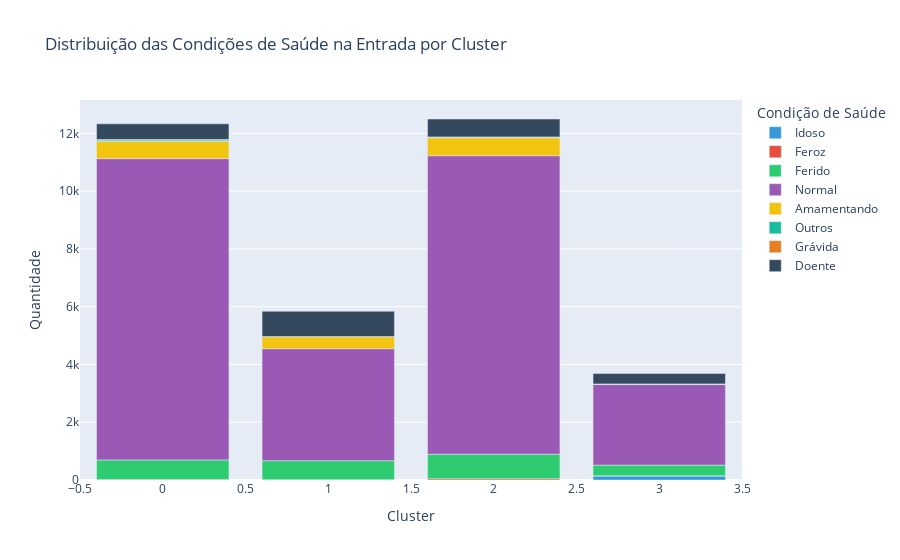

The notebook cell this image was saved under:
### Code cell
# Importar as bibliotecas necessárias
import pandas as pd
import plotly.express as px
from sklearn.cluster import KMeans

# Definir a escala de cores personalizada
color_scale = ['#3498db', '#e74c3c', '#2ecc71', '#9b59b6', '#f1c40f', '#1abc9c', '#e67e22', '#34495e', '#ff6b6b', '#48dbfb']

# Carregar o dataset escalado (reutilizando já escalado do notebook 1)
dataset_path = '../data/scaled_ACC_INTAKES_OUTCOMES.parquet'
data_scaled = pd.read_parquet(dataset_path)

# Definir o número de clusters
n_clusters = 4

# Selecionar as features para o KMeans
cluster_features_scaled = [
    "age_upon_intake_(years)_scaled",
    "age_upon_outcome_(years)_scaled",
    "time_in_shelter_days_scaled",
    "outcome_type_Adoption       ",
    "outcome_type_Died           ",
    "outcome_type_Euthanasia     ",
    "outcome_type_Missing        ",
    "outcome_type_Return to Owner",
    "outcome_type_Transfer       ",
    "sex_upon_outcome_Intact Female",
    "sex_upon_outcome_Intact Male  ",
    "sex_upon_outcome_Neutered Male",
    "sex_upon_outcome_Spayed Female",
    "sex_upon_outcome_Unknown      ",
    "animal_type_Bir",
    "animal_type_Cat",
    "animal_type_Dog",
    "animal_type_Oth",
    "intake_condition_Aged   ",
    "intake_condition_Feral  ",
    "intake_condition_Injured",
    "intake_condition_Normal ",
    "intake_condition_Nursing",
    "intake_condition_Other  ",
    "intake_condition_Pregnan",
    "intake_condition_Sick   ",
    "sex_upon_intake_Intact Female",
    "sex_upon_intake_Intact Male  ",
    "sex_upon_intake_Neutered Male",
    "sex_upon_intake_Spayed Female",
    "sex_upon_intake_Unknown      ",
    "is_mix_breed",
    "color_Black",
    "color_Brown/Chocolate",
    "color_Gray/Blue",
    "color_Other_Colors",
    "color_Patterned",
    "color_Red/Orange",
    "color_White",
    "color_Yellow/Gold/Cream"    
]

# Criar o modelo KMeans e adicionar os clusters ao dataframe
kmeans = KMeans(n_clusters=n_clusters, random_state=42)
clusters = kmeans.fit_predict(data_scaled[cluster_features_scaled])

# Adicionar a coluna 'cluster' ao dataframe
data_scaled['cluster'] = clusters

# Filtrar as colunas relevantes para as condições de saúde na entrada
intake_condition_columns = [
    "intake_condition_Aged   ",
    "intake_condition_Feral  ",
    "intake_condition_Injured",
    "intake_condition_Normal ",
    "intake_condition_Nursing",
    "intake_condition_Other  ",
    "intake_condition_Pregnan",
    "intake_condition_Sick   "
]

# Criar um dicionário para mapear os nomes das colunas para as legendas desejadas
intake_condition_labels = {
    'intake_condition_Aged   ': 'Idoso',
    'intake_condition_Feral  ': 'Feroz',
    'intake_condition_Injured': 'Ferido',
    'intake_condition_Normal ': 'Normal',
    'intake_condition_Nursing': 'Amamentando',
    'intake_condition_Other  ': 'Outros',
    'intake_condition_Pregnan': 'Grávida',
    'intake_condition_Sick   ': 'Doente'
}

# Criar o dataframe para o gráfico de barras empilhadas
intake_condition_data = data_scaled.groupby('cluster')[intake_condition_columns].sum().reset_index()

# Renomear as colunas de acordo com as legendas desejadas
intake_condition_data = intake_condition_data.rename(columns=intake_condition_labels)

# Converter o dataframe para um formato longo para facilitar o uso com Plotly
intake_condition_data_melted = intake_condition_data.melt(id_vars='cluster', 
                                                          value_vars=list(intake_condition_labels.values()), 
                                                          var_name='Condição de Saúde', 
                                                          value_name='Quantidade')

# Criar o gráfico de barras empilhadas usando Plotly
fig_intake_condition_stacked_bar = px.bar(
    intake_condition_data_melted, 
    x='cluster', 
    y='Quantidade', 
    color='Condição de Saúde', 
    color_discrete_sequence=color_scale[:len(intake_condition_labels)], 
    labels={'cluster': 'Cluster', 'Quantidade': 'Quantidade'},
    title='Distribuição das Condições de Saúde na Entrada por Cluster'
)

# Exibir o gráfico
fig_intake_condition_stacked_bar.show()

### Figure 1 — Plotly figure (JSON) as saved in the notebook; plotly's stock layout.template omitted (floating-point values rounded to 4 significant figures)
{"data": [{"alignmentgroup": "True", "hovertemplate": "Condição de Saúde=Idoso<br>Cluster=%{x}<br>Quantidade=%{y}<extra></extra>", "legendgroup": "Idoso", "marker": {"color": "#3498db", "pattern": {"shape": ""}}, "name": "Idoso", "offsetgroup": "Idoso", "orientation": "v", "showlegend": true, "textposition": "auto", "type": "bar", "x": [0, 1, 2, 3], "xaxis": "x", "y": [0, 4, 0, 141], "yaxis": "y"}, {"alignmentgroup": "True", "hovertemplate": "Condição de Saúde=Feroz<br>Cluster=%{x}<br>Quantidade=%{y}<extra></extra>", "legendgroup": "Feroz", "marker": {"color": "#e74c3c", "pattern": {"shape": ""}}, "name": "Feroz", "offsetgroup": "Feroz", "orientation": "v", "showlegend": true, "textposition": "auto", "type": "bar", "x": [0, 1, 2, 3], "xaxis": "x", "y": [18, 7, 43, 6], "yaxis": "y"}, {"alignmentgroup": "True", "hovertemplate": "Condição de Saúde=Ferido<br>Cluster=%{x}<br>Quantidade=%{y}<extra></extra>", "legendgroup": "Ferido", "marker": {"color": "#2ecc71", "pattern": {"shape": ""}}, "name": "Ferido", "offsetgroup": "Ferido", "orientation": "v", "showlegend": true, "textposition": "auto", "type": "bar", "x": [0, 1, 2, 3], "xaxis": "x", "y": [677, 659, 849, 368], "yaxis": "y"}, {"alignmentgroup": "True", "hovertemplate": "Condição de Saúde=Normal<br>Cluster=%{x}<br>Quantidade=%{y}<extra></extra>", "legendgroup": "Normal", "marker": {"color": "#9b59b6", "pattern": {"shape": ""}}, "name": "Normal", "offsetgroup": "Normal", "orientation": "v", "showlegend": true, "textposition": "auto", "type": "bar", "x": [0, 1, 2, 3], "xaxis": "x", "y": [10431, 3876, 10335, 2790], "yaxis": "y"}, {"alignmentgroup": "True", "hovertemplate": "Condição de Saúde=Amamentando<br>Cluster=%{x}<br>Quantidade=%{y}<extra></extra>", "legendgroup": "Amamentando", "marker": {"color": "#f1c40f", "pattern": {"shape": ""}}, "name": "Amamentando", "offsetgroup": "Amamentando", "orientation": "v", "showlegend": true, "textposition": "auto", "type": "bar", "x": [0, 1, 2, 3], "xaxis": "x", "y": [599, 415, 622, 0], "yaxis": "y"}, {"alignmentgroup": "True", "hovertemplate": "Condição de Saúde=Outros<br>Cluster=%{x}<br>Quantidade=%{y}<extra></extra>", "legendgroup": "Outros", "marker": {"color": "#1abc9c", "pattern": {"shape": ""}}, "name": "Outros", "offsetgroup": "Outros", "orientation": "v", "showlegend": true, "textposition": "auto", "type": "bar", "x": [0, 1, 2, 3], "xaxis": "x", "y": [42, 4, 24, 19], "yaxis": "y"}, {"alignmentgroup": "True", "hovertemplate": "Condição de Saúde=Grávida<br>Cluster=%{x}<br>Quantidade=%{y}<extra></extra>", "legendgroup": "Grávida", "marker": {"color": "#e67e22", "pattern": {"shape": ""}}, "name": "Grávida", "offsetgroup": "Grávida", "orientation": "v", "showlegend": true, "textposition": "auto", "type": "bar", "x": [0, 1, 2, 3], "xaxis": "x", "y": [20, 0, 5, 2], "yaxis": "y"}, {"alignmentgroup": "True", "hovertemplate": "Condição de Saúde=Doente<br>Cluster=%{x}<br>Quantidade=%{y}<extra></extra>", "legendgroup": "Doente", "marker": {"color": "#34495e", "pattern": {"shape": ""}}, "name": "Doente", "offsetgroup": "Doente", "orientation": "v", "showlegend": true, "textposition": "auto", "type": "bar", "x": [0, 1, 2, 3], "xaxis": "x", "y": [544, 876, 619, 363], "yaxis": "y"}], "layout": {"barmode": "relative", "legend": {"title": {"text": "Condição de Saúde"}, "tracegroupgap": 0}, "title": {"text": "Distribuição das Condições de Saúde na Entrada por Cluster"}, "xaxis": {"anchor": "y", "domain": [0, 1], "title": {"text": "Cluster"}}, "yaxis": {"anchor": "x", "domain": [0, 1], "title": {"text": "Quantidade"}}}}
